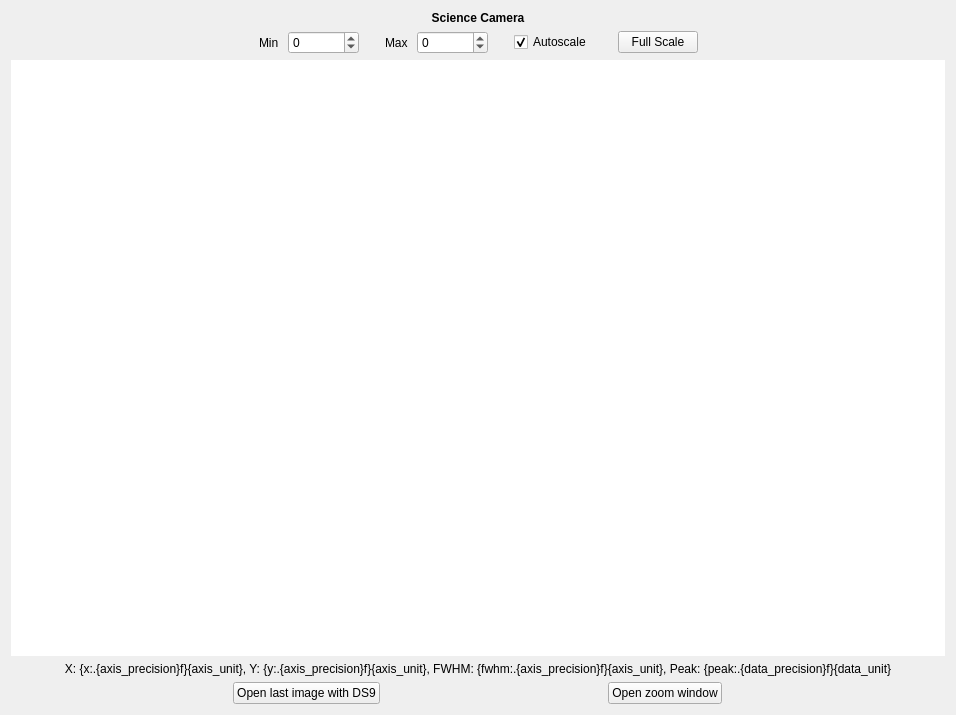
<?xml version="1.0" encoding="UTF-8"?>
<ui version="4.0">
 <class>FLIView</class>
 <widget class="QWidget" name="FLIView">
  <property name="geometry">
   <rect>
    <x>0</x>
    <y>0</y>
    <width>956</width>
    <height>715</height>
   </rect>
  </property>
  <property name="windowTitle">
   <string>Science Camera - KalAO</string>
  </property>
  <layout class="QVBoxLayout" name="verticalLayout">
   <item>
    <widget class="QLabel" name="title_label">
     <property name="font">
      <font>
       <bold>true</bold>
      </font>
     </property>
     <property name="text">
      <string>Science Camera</string>
     </property>
     <property name="alignment">
      <set>Qt::AlignCenter</set>
     </property>
    </widget>
   </item>
   <item>
    <layout class="QHBoxLayout" name="horizontalLayout_2">
     <item>
      <spacer name="horizontalSpacer">
       <property name="orientation">
        <enum>Qt::Horizontal</enum>
       </property>
       <property name="sizeHint" stdset="0">
        <size>
         <width>40</width>
         <height>20</height>
        </size>
       </property>
      </spacer>
     </item>
     <item>
      <widget class="QLabel" name="min_label">
       <property name="text">
        <string>Min </string>
       </property>
      </widget>
     </item>
     <item>
      <widget class="KScaledDoubleSpinbox" name="min_spinbox">
       <property name="keyboardTracking">
        <bool>false</bool>
       </property>
       <property name="decimals">
        <number>0</number>
       </property>
       <property name="minimum">
        <double>-999999.000000000000000</double>
       </property>
       <property name="maximum">
        <double>999999.000000000000000</double>
       </property>
       <property name="singleStep">
        <double>100.000000000000000</double>
       </property>
      </widget>
     </item>
     <item>
      <spacer name="horizontalSpacer_2">
       <property name="orientation">
        <enum>Qt::Horizontal</enum>
       </property>
       <property name="sizeType">
        <enum>QSizePolicy::Maximum</enum>
       </property>
       <property name="sizeHint" stdset="0">
        <size>
         <width>20</width>
         <height>20</height>
        </size>
       </property>
      </spacer>
     </item>
     <item>
      <widget class="QLabel" name="max_label">
       <property name="text">
        <string>Max </string>
       </property>
      </widget>
     </item>
     <item>
      <widget class="KScaledDoubleSpinbox" name="max_spinbox">
       <property name="keyboardTracking">
        <bool>false</bool>
       </property>
       <property name="decimals">
        <number>0</number>
       </property>
       <property name="minimum">
        <double>-999999.000000000000000</double>
       </property>
       <property name="maximum">
        <double>999999.000000000000000</double>
       </property>
       <property name="singleStep">
        <double>100.000000000000000</double>
       </property>
      </widget>
     </item>
     <item>
      <spacer name="horizontalSpacer_3">
       <property name="orientation">
        <enum>Qt::Horizontal</enum>
       </property>
       <property name="sizeType">
        <enum>QSizePolicy::Maximum</enum>
       </property>
       <property name="sizeHint" stdset="0">
        <size>
         <width>20</width>
         <height>20</height>
        </size>
       </property>
      </spacer>
     </item>
     <item>
      <widget class="QCheckBox" name="autoscale_checkbox">
       <property name="text">
        <string>Autoscale</string>
       </property>
       <property name="checked">
        <bool>true</bool>
       </property>
      </widget>
     </item>
     <item>
      <spacer name="horizontalSpacer_4">
       <property name="orientation">
        <enum>Qt::Horizontal</enum>
       </property>
       <property name="sizeType">
        <enum>QSizePolicy::Maximum</enum>
       </property>
       <property name="sizeHint" stdset="0">
        <size>
         <width>20</width>
         <height>20</height>
        </size>
       </property>
      </spacer>
     </item>
     <item>
      <widget class="QPushButton" name="fullscale_button">
       <property name="text">
        <string>Full Scale</string>
       </property>
      </widget>
     </item>
     <item>
      <spacer name="horizontalSpacer_5">
       <property name="orientation">
        <enum>Qt::Horizontal</enum>
       </property>
       <property name="sizeHint" stdset="0">
        <size>
         <width>40</width>
         <height>20</height>
        </size>
       </property>
      </spacer>
     </item>
    </layout>
   </item>
   <item>
    <widget class="KGraphicsView" name="fli_view">
     <property name="enabled">
      <bool>true</bool>
     </property>
     <property name="frameShape">
      <enum>QFrame::NoFrame</enum>
     </property>
     <property name="verticalScrollBarPolicy">
      <enum>Qt::ScrollBarAlwaysOff</enum>
     </property>
     <property name="horizontalScrollBarPolicy">
      <enum>Qt::ScrollBarAlwaysOff</enum>
     </property>
     <property name="sizeAdjustPolicy">
      <enum>QAbstractScrollArea::AdjustToContents</enum>
     </property>
    </widget>
   </item>
   <item>
    <widget class="KLabel" name="star_label">
     <property name="text">
      <string>X: {x:.{axis_precision}f}{axis_unit}, Y: {y:.{axis_precision}f}{axis_unit}, FWHM: {fwhm:.{axis_precision}f}{axis_unit}, Peak: {peak:.{data_precision}f}{data_unit}</string>
     </property>
     <property name="alignment">
      <set>Qt::AlignCenter</set>
     </property>
    </widget>
   </item>
   <item>
    <layout class="QHBoxLayout" name="horizontalLayout">
     <item>
      <widget class="QPushButton" name="ds9_button">
       <property name="sizePolicy">
        <sizepolicy hsizetype="Fixed" vsizetype="Fixed">
         <horstretch>0</horstretch>
         <verstretch>0</verstretch>
        </sizepolicy>
       </property>
       <property name="text">
        <string>Open last image with DS9</string>
       </property>
      </widget>
     </item>
     <item>
      <widget class="QPushButton" name="zoom_window_button">
       <property name="sizePolicy">
        <sizepolicy hsizetype="Fixed" vsizetype="Fixed">
         <horstretch>0</horstretch>
         <verstretch>0</verstretch>
        </sizepolicy>
       </property>
       <property name="text">
        <string>Open zoom window</string>
       </property>
      </widget>
     </item>
    </layout>
   </item>
  </layout>
 </widget>
 <customwidgets>
  <customwidget>
   <class>KGraphicsView</class>
   <extends>QGraphicsView</extends>
   <header>kalao</header>
  </customwidget>
  <customwidget>
   <class>KLabel</class>
   <extends>QLabel</extends>
   <header>kalao</header>
  </customwidget>
  <customwidget>
   <class>KScaledDoubleSpinbox</class>
   <extends>QDoubleSpinBox</extends>
   <header>kalao</header>
  </customwidget>
 </customwidgets>
 <resources/>
 <connections/>
</ui>
